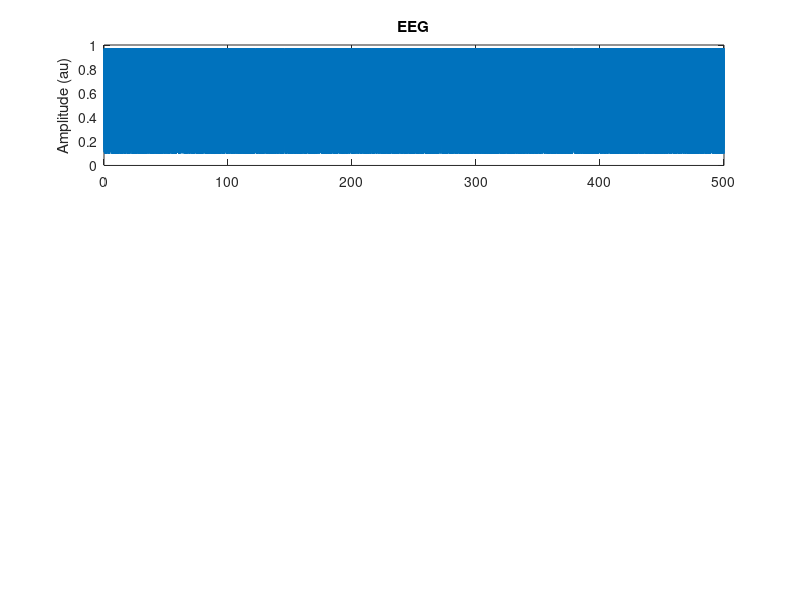

Source code (MATLAB): (Note: this script raises an error after producing the figure.)
%Kalman filter of logistic map signals entropy
clear all
close all

% Data Sampling Rate: 100 Hz
fs = 100;

% Generate logistic map signals
r = 3.9; 
x0 = 0.5; 
n = 1000; 
noise_length = 50000; 
x = zeros(1, n + noise_length);
x(1) = x0; 
for i = 2:(n + noise_length)
    x(i) = r * x(i-1) * (1 - x(i-1));
end
noise = x((n+1):end);

% Visualization of raw signals
EEG1 = noise;
EEG1=EEG1';
lenofEEG1 = length(EEG1);
tEEG = (1:length(EEG1))/fs;
subplot(311)
plot(tEEG, EEG1);
title('EEG');
ylabel('Amplitude (au)')

% Calculate sample entropy
jj=1;
while 1
    window=fs*5;
    if jj*window>lenofEEG1
        break
    end
    sig = EEG1((jj-1)*window+1:jj*window);
    r = 0.15 * std(sig);
    [entropy(jj),envar(jj)] = SampEnVar( 2, r, sig, 1 );
    jj=jj+1;
end

samEn_var=var(entropy);

% Visualization of sample entropy
ttime=(1:length(entropy))*5;
subplot(312)
plot(ttime,entropy)
ylabel('Sample entropy')

% Kalman filter process
A = 1; 
H = 1; 
Q = 0.1; 
R = 0.5; 
z = entropy; 
x = z(1); 
P  = 1; 
estimated_state = zeros(1, length(entropy));
for k=1:length(entropy)  
    x = A * x;
    P = A * P * A' + Q;
    K = P * H' / (H * P * H' + R); 
    x = x + K * (z(k) - H * x);
    P = (1 - K * H) * P;
	estimated_state(k) = x;
end
estimated_var=var(estimated_state);
VRR = (samEn_var-estimated_var)/samEn_var;


subplot(313)
plot(ttime(1:length(entropy)),entropy)
ylabel('Estimated sample entropy')

xlabel('Time (s)')
subplot(313)
hold on
plot(ttime(1:length(estimated_state)),estimated_state,'--r')
ylabel('Estimated sample entropy')
xlabel('Time (s)')
legend('Sample entropy','kalman filter estimation')
